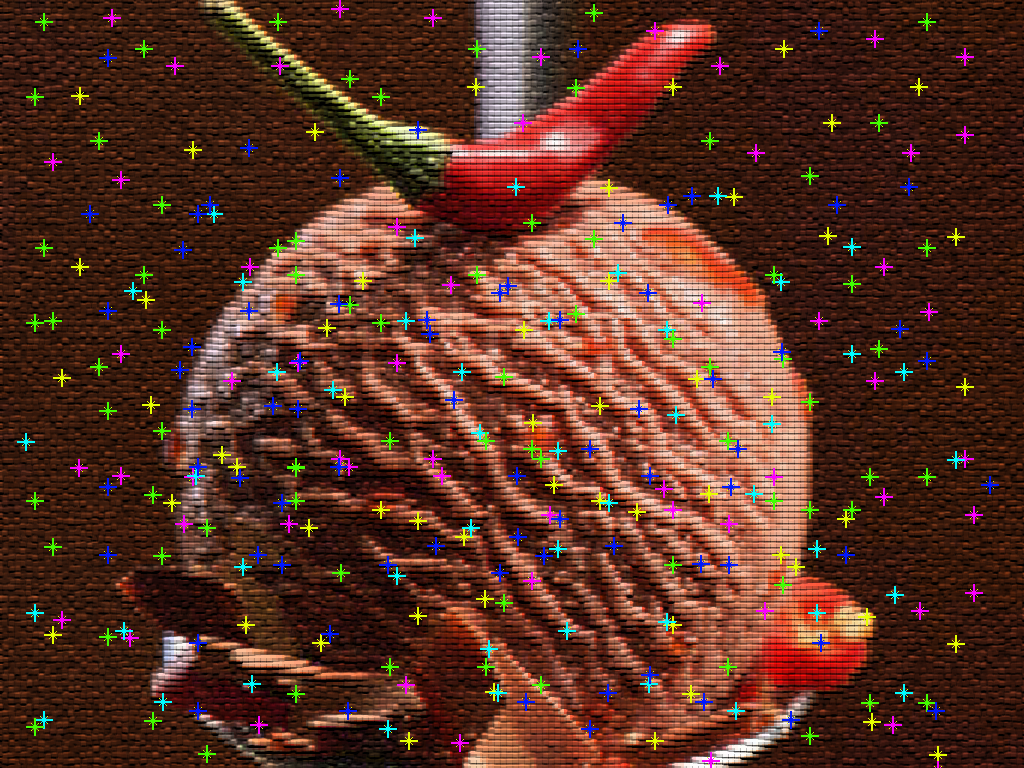

A 2D game scene composited from a Tiled map and its tileset images. What follows is a short description and the map's XML, with each tile layer's data collapsed to a summary:
An orthogonal 1x1 tile map with 1024x768 px tiles, 1 tile layer (background) and 2 objects (text, event).

<map version="1.0" orientation="orthogonal" width="1" height="1" tilewidth="1024" tileheight="768">
 <tileset firstgid="1" name="Mitte" tilewidth="1024" tileheight="768">
  <image source="../../assets/screens/Mitte.png" width="1024" height="768" />
 </tileset>
 <layer name="background" width="1" height="1">
  <properties>
   <property name="loadmap" value="dorf_map" />
  </properties>
  <data>[1 cells, 1 non-empty, 1 distinct tile ids]</data>
 </layer>
 <objectgroup name="objects" width="1" height="1">
  <object name="Text" type="text" x="31" y="491" width="961" height="253">
   <properties>
    <property name="source" value="prolog" />
   </properties>
  </object>
  <object name="event" type="event" x="1012" y="758">
   <properties>
    <property name="input" value="enter" />
    <property name="target" value="village" />
    <property name="trigger" value="mapchange" />
   </properties>
  </object>
 </objectgroup>
</map>
